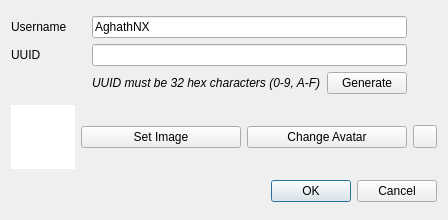
<?xml version="1.0" encoding="UTF-8"?>
<ui version="4.0">
 <class>NewUserDialog</class>
 <widget class="QDialog" name="NewUserDialog">
  <property name="geometry">
   <rect>
    <x>0</x>
    <y>0</y>
    <width>448</width>
    <height>220</height>
   </rect>
  </property>
  <property name="windowTitle">
   <string>New User</string>
  </property>
  <layout class="QGridLayout" name="gridLayout_2">
   <item row="2" column="1" colspan="3">
    <widget class="QDialogButtonBox" name="buttonBox">
     <property name="orientation">
      <enum>Qt::Orientation::Horizontal</enum>
     </property>
     <property name="standardButtons">
      <set>QDialogButtonBox::StandardButton::Cancel|QDialogButtonBox::StandardButton::Ok</set>
     </property>
    </widget>
   </item>
   <item row="1" column="2">
    <widget class="QPushButton" name="setAvatar">
     <property name="text">
      <string>Change Avatar</string>
     </property>
    </widget>
   </item>
   <item row="1" column="1">
    <widget class="QPushButton" name="selectImage">
     <property name="text">
      <string>Set Image</string>
     </property>
    </widget>
   </item>
   <item row="1" column="3">
    <widget class="QToolButton" name="revert">
     <property name="text">
      <string/>
     </property>
    </widget>
   </item>
   <item row="0" column="0" colspan="4">
    <layout class="QGridLayout" name="gridLayout">
     <item row="1" column="0">
      <widget class="QLabel" name="label">
       <property name="text">
        <string>UUID</string>
       </property>
      </widget>
     </item>
     <item row="0" column="1" colspan="2">
      <widget class="QLineEdit" name="username">
       <property name="text">
        <string>AghathNX</string>
       </property>
      </widget>
     </item>
     <item row="1" column="1" colspan="2">
      <widget class="QLineEdit" name="uuid"/>
     </item>
     <item row="0" column="0">
      <widget class="QLabel" name="label_2">
       <property name="text">
        <string>Username</string>
       </property>
      </widget>
     </item>
     <item row="2" column="1">
      <widget class="QLabel" name="label_3">
       <property name="font">
        <font>
         <italic>true</italic>
        </font>
       </property>
       <property name="text">
        <string>UUID must be 32 hex characters (0-9, A-F)</string>
       </property>
      </widget>
     </item>
     <item row="2" column="2">
      <widget class="QPushButton" name="generate">
       <property name="text">
        <string>Generate</string>
       </property>
      </widget>
     </item>
     <item row="1" column="3">
      <widget class="QLabel" name="uuidVerified">
       <property name="sizePolicy">
        <sizepolicy hsizetype="Fixed" vsizetype="Preferred">
         <horstretch>0</horstretch>
         <verstretch>0</verstretch>
        </sizepolicy>
       </property>
       <property name="minimumSize">
        <size>
         <width>24</width>
         <height>0</height>
        </size>
       </property>
      </widget>
     </item>
     <item row="0" column="3">
      <widget class="QLabel" name="usernameVerified">
       <property name="text">
        <string/>
       </property>
      </widget>
     </item>
    </layout>
   </item>
   <item row="1" column="0">
    <widget class="QGraphicsView" name="image">
     <property name="sizePolicy">
      <sizepolicy hsizetype="Expanding" vsizetype="Expanding">
       <horstretch>0</horstretch>
       <verstretch>0</verstretch>
      </sizepolicy>
     </property>
     <property name="minimumSize">
      <size>
       <width>64</width>
       <height>64</height>
      </size>
     </property>
     <property name="maximumSize">
      <size>
       <width>64</width>
       <height>64</height>
      </size>
     </property>
     <property name="frameShape">
      <enum>QFrame::Shape::NoFrame</enum>
     </property>
     <property name="frameShadow">
      <enum>QFrame::Shadow::Plain</enum>
     </property>
     <property name="verticalScrollBarPolicy">
      <enum>Qt::ScrollBarPolicy::ScrollBarAlwaysOff</enum>
     </property>
     <property name="horizontalScrollBarPolicy">
      <enum>Qt::ScrollBarPolicy::ScrollBarAlwaysOff</enum>
     </property>
     <property name="interactive">
      <bool>false</bool>
     </property>
    </widget>
   </item>
  </layout>
 </widget>
 <resources/>
 <connections>
  <connection>
   <sender>buttonBox</sender>
   <signal>accepted()</signal>
   <receiver>NewUserDialog</receiver>
   <slot>accept()</slot>
   <hints>
    <hint type="sourcelabel">
     <x>248</x>
     <y>254</y>
    </hint>
    <hint type="destinationlabel">
     <x>157</x>
     <y>274</y>
    </hint>
   </hints>
  </connection>
  <connection>
   <sender>buttonBox</sender>
   <signal>rejected()</signal>
   <receiver>NewUserDialog</receiver>
   <slot>reject()</slot>
   <hints>
    <hint type="sourcelabel">
     <x>316</x>
     <y>260</y>
    </hint>
    <hint type="destinationlabel">
     <x>286</x>
     <y>274</y>
    </hint>
   </hints>
  </connection>
 </connections>
</ui>
